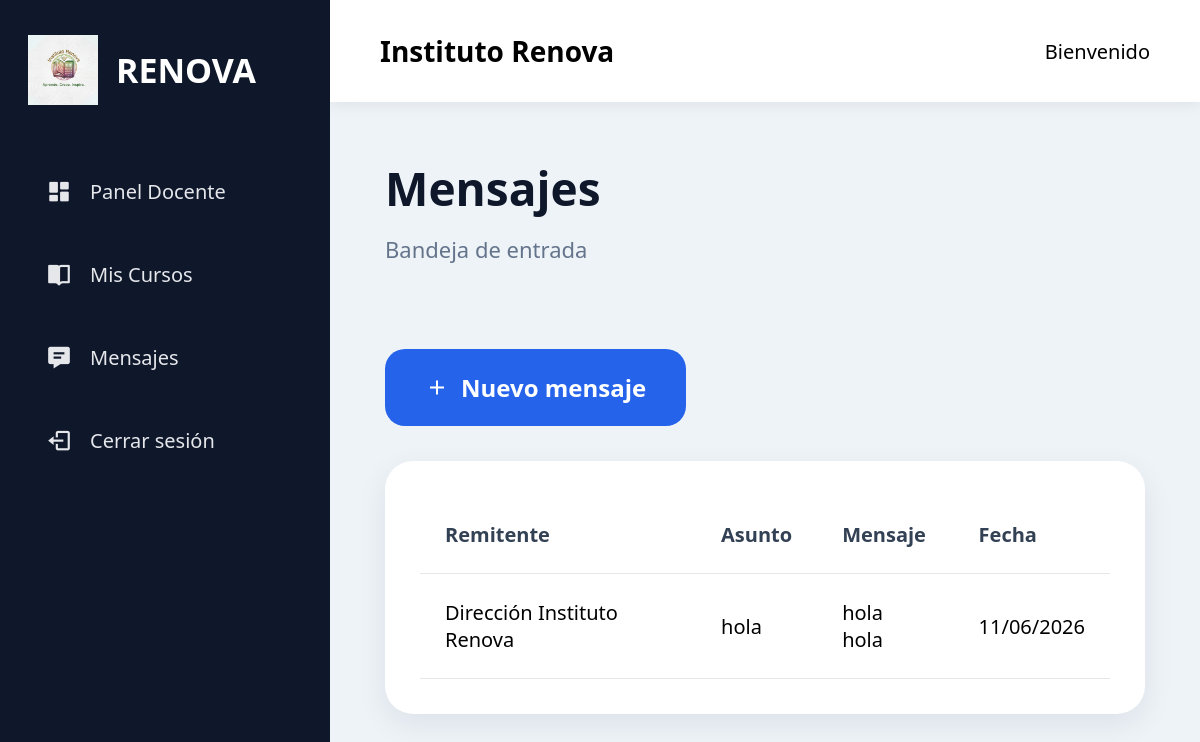
Screenshot of /docente/mensajes (signed in) with the database file from the repository.
### models/mensaje.py (models this page shows, shortened)
class Mensaje(db.Model):
    __tablename__ = 'mensajes'
    id = db.Column(
        db.Integer,
        primary_key=True
    )
    asunto = db.Column(
        db.String(200),
        nullable=False
    )
    contenido = db.Column(
        db.Text,
        nullable=False
    )
    fecha_envio = db.Column(
        db.DateTime,
        default=datetime.utcnow
    )
    remitente_id = db.Column(
        db.Integer,
        db.ForeignKey('usuarios.id'),
        nullable=False
    )
    destinatario_id = db.Column(
        db.Integer,
        db.ForeignKey('usuarios.id'),
        nullable=False
    )
    remitente = db.relationship(
        'Usuario',
        foreign_keys=[remitente_id]
    )
    destinatario = db.relationship(
        'Usuario',
        foreign_keys=[destinatario_id]
    )

### models/usuario.py (models this page shows, shortened)
class Usuario(db.Model, UserMixin):
    __tablename__ = 'usuarios'
    id = db.Column(
        db.Integer,
        primary_key=True
    )
    nombre = db.Column(
        db.String(100),
        nullable=False
    )
    apellido = db.Column(
        db.String(100),
        nullable=False
    )
    tipo_documento = db.Column(
        db.String(20)
    )
    numero_documento = db.Column(
        db.String(30),
        unique=True
    )
    correo = db.Column(
        db.String(120),
        unique=True,
        nullable=False
    )
    password = db.Column(
        db.String(255),
        nullable=False
    )
    rol = db.Column(
        db.String(20),
        nullable=False
    )
    foto = db.Column(
        db.String(255)
    )
    activo = db.Column(
        db.Boolean,
        default=True
    )
    fecha_registro = db.Column(
        db.DateTime,
        default=datetime.utcnow
    )

### routes/docente_routes.py (the view)
@docente.route('/mensajes')
@login_required
def mensajes():
    mensajes = Mensaje.query.filter_by(
        destinatario_id=current_user.id
    ).order_by(
        Mensaje.fecha_envio.desc()
    ).all()
    return render_template(
        'docente/mensajes.html',
        mensajes=mensajes
    )

### app.py (called while the page is built)
@login_manager.user_loader
def load_user(user_id):
    return Usuario.query.get(int(user_id))

### templates/docente/mensajes.html (shortened to what this page needs)
{% extends 'layout.html' %}
{% block content %}
<div class="page-header">
    <h1>Mensajes</h1>
    <p>Bandeja de entrada</p>
</div>
<div class="actions-bar">
    <a
    href="{{ url_for('docente.enviar_mensaje') }}"
    class="btn-primary">
        <i class='bx bx-plus'></i>
        Nuevo mensaje
    </a>
</div>
<div class="table-card">
    <table>
        <thead>
            <tr>
                <th>Remitente</th>
                <th>Asunto</th>
                <th>Mensaje</th>
                <th>Fecha</th>
            </tr>
        </thead>
        <tbody>
        {% for mensaje in mensajes %}
            <tr>
                <td>
                    {{ mensaje.remitente.nombre }}
                    {{ mensaje.remitente.apellido }}
                </td>
                <td>
                    {{ mensaje.asunto }}
                </td>
                <td>
                    {{ mensaje.contenido }}
                </td>
                <td>
                    {{ mensaje.fecha_envio.strftime('%d/%m/%Y') }}
                </td>
            </tr>
        {% else %}
            <tr>
                <td colspan="4" class="empty-table">
                    No tienes mensajes.
                </td>
            </tr>
        {% endfor %}
        </tbody>
    </table>
</div>
{% endblock %}

### static/css/style.css (style rules this page uses)
* { margin:0; padding:0; box-sizing:border-box; font-family:'Segoe UI', sans-serif; }
body { display:flex; min-height:100vh; background:#eef3f8; font-size:20px; }
.page-header { margin-bottom:45px; }
.page-header h1 { font-size:46px; color:#0f172a; margin-bottom:15px; }
.page-header p { font-size:22px; color:#64748b; }
.actions-bar { margin-bottom:35px; }
.btn-primary { display:inline-flex; align-items:center; gap:12px; background:#2563eb; color:white; padding:20px 32px; border-radius:18px; text-decoration:none; font-size:20px; font-weight:700; }
.table-card { background:white; border-radius:28px; padding:35px; box-shadow:0 10px 30px rgba(15,23,42,.08); }
table { width:100%; border-collapse:collapse; font-size:20px; }
th, td { padding:25px; border-bottom:1px solid #e5e7eb; }
th { color:#334155; text-align:left; }
.btn-primary { margin-top:40px; display:inline-flex; align-items:center; justify-content:center; background:#2563eb; color:white; border:none; padding:22px 40px; border-radius:20px; font-size:24px; font-weight:700; cursor:pointer; transition:.3s; }

### rows the page displays
Mensaje: remitente.nombre "Dirección", remitente.apellido "Instituto Renova", asunto "hola", contenido "hola hola", fecha_envio "11/06/2026"
